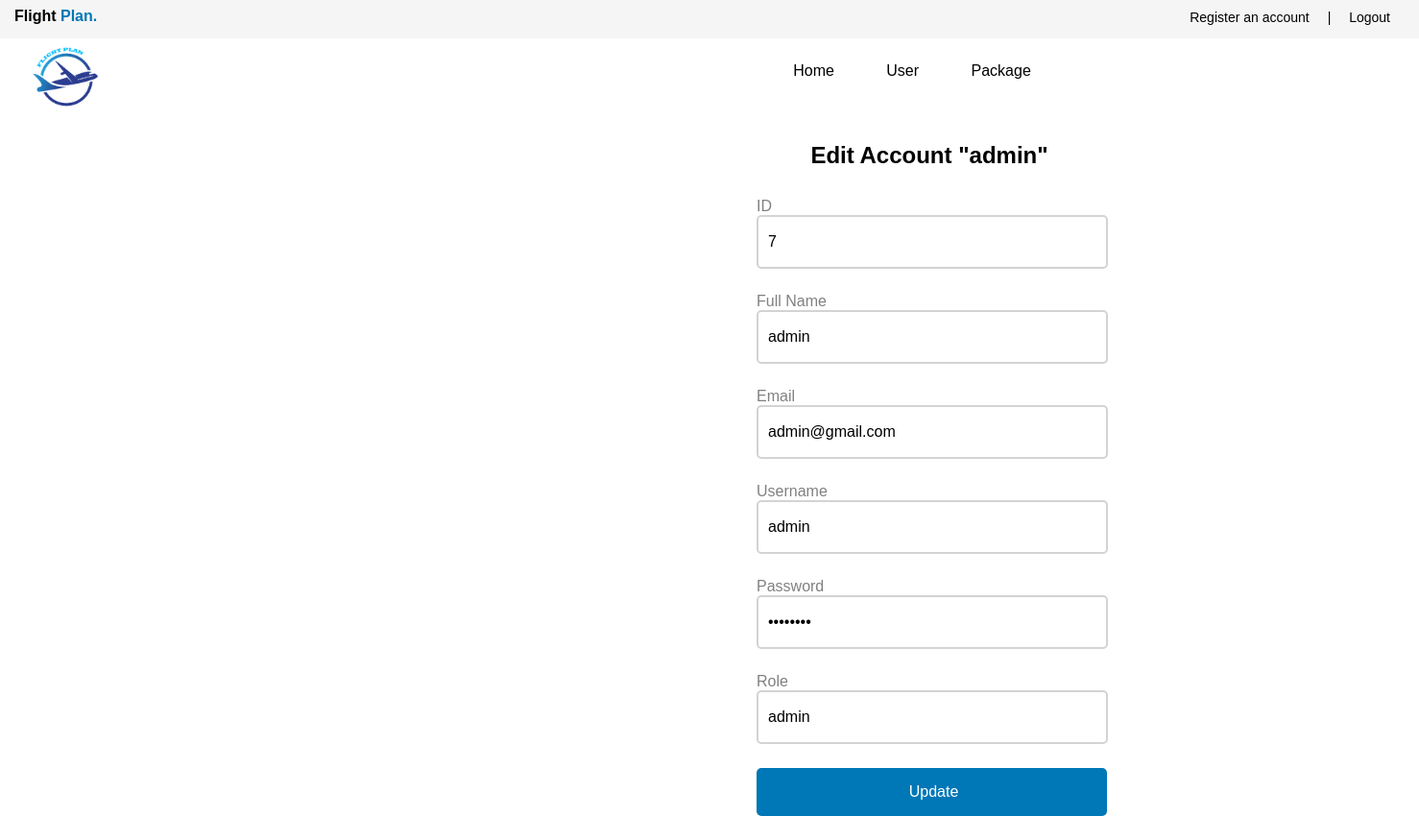
Page /updatepembeli.php?id=7 on the committed database.
### tables this page shows
CREATE TABLE `pembeli` (
  `id` int(11) NOT NULL,
  `nama` varchar(225) NOT NULL,
  `username` varchar(40) NOT NULL,
  `email` varchar(225) NOT NULL,
  `password` varchar(225) NOT NULL,
  `role` varchar(30) NOT NULL
);

### updatepembeli.php (the view, shortened to what this page needs)
<?php
$pdo = pdo_connect_mysql();
if (isset($_GET['id'])) {
    $stmt = $pdo->prepare('SELECT * FROM pembeli WHERE id = ?');
    $stmt->execute([$_GET['id']]);
    $contact = $stmt->fetch(PDO::FETCH_ASSOC);
} else {
    exit('No ID specified!');
}
?>
<!DOCTYPE html>
<html lang="en">
<head>
    <link rel="stylesheet" href="stylesheet/admin.css">
</head>
<body>
<?php include 'headeradmin.php'?>
<div class="card-addnew">
	<h2>Edit Account "<?=$contact['username']?>"</h2>
    <form action="updatepembeli.php?id=<?=$contact['id']?>" method="post">
        <label for="id">ID</label>
        <input type="text" name="id" value="<?=$contact['id']?>" id="id">
        <label for="nama">Full Name</label>
        <input type="text" name="nama" value="<?=$contact['nama']?>" id="nama">
        <label for="email">Email</label>
        <input type="text" name="email" value="<?=$contact['email']?>" id="email">
        <label for="username">Username</label>
        <input type="text" name="username" value="<?=$contact['username']?>" id="username">
        <label for="password">Password</label>
        <input type="password" name="password" value="<?=$contact['password']?>" id="title">
        <label for="role">Role</label>
        <input type="text" name="role" value="<?=$contact['role']?>" id="title">
        <div class="submit-button">
            <input type="submit" value="Update">
        </div>
    </form>
</div>
</body>
</html>

### stylesheet/admin.css (style rules this page uses)
body { background-color: white; }
.card-addnew { position: absolute; width: 1000px; height:500px ; margin-top: 120px; margin-left: 460px; }
.card-addnew h2 { font-size: 24px; text-align: center; margin-bottom: 30px; font-family: 'Lucida Sans', 'Lucida Sans Regular', 'Lucida Grande', 'Lucida Sans Unicode', Geneva, Verdana, sans-serif; }
.card-addnew input { width: 350px; height: 50px; border-radius: 5px; border-color: lightgray; border-style: solid; padding-left: 10px; margin-left: 320px; margin-bottom: 25px; font-size: 16px; }
.card-addnew label { text-align: left; margin-left: 320px; font-family: 'Lucida Sans', 'Lucida Sans Regular', 'Lucida Grande', 'Lucida Sans Unicode', Geneva, Verdana, sans-serif; font-size: 16px; color: grey; }
.submit-button input { background-color: #0077B6; color: white; border-width: 0px; width: 365px; }

### rows in the picture
pembeli: username "admin", id "7", nama "admin", email "admin@gmail.com", role "admin"
